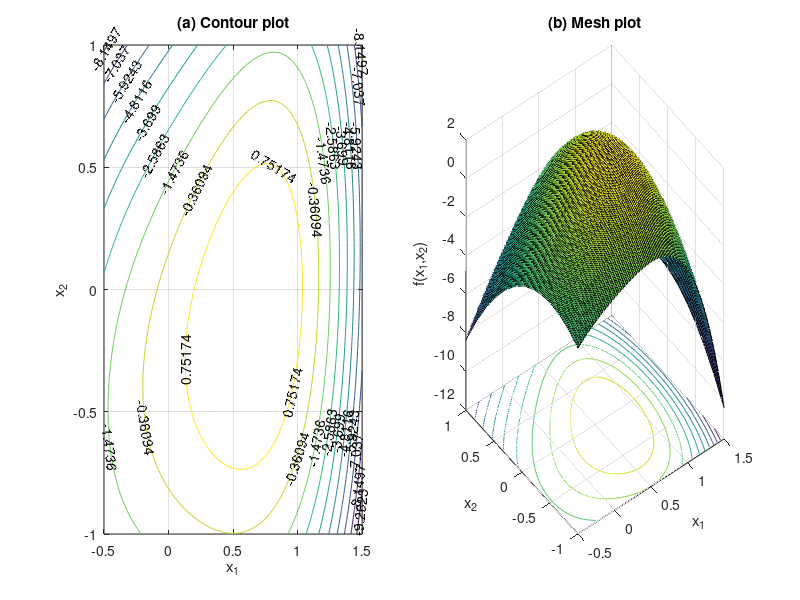

Source code (MATLAB):
clear;close;clc;

x = linspace(-0.5,1.5);y=linspace(-1,1);
[X,Y] = meshgrid(x,y);
Z=4*X-2*Y-X.^2-2*X.^4+2*X.*Y-3*Y.^2;
subplot(1,2,1);
cs=contour(X,Y,Z);clabel(cs);
xlabel('x_1');ylabel('x_2');
title('(a) Contour plot');grid;
subplot(1,2,2);
cs=surfc(X,Y,Z);
zmin=floor(min(Z));
zmax=ceil(max(Z));
xlabel('x_1');ylabel('x_2');zlabel('f(x_1,x_2)');
title('(b) Mesh plot');

f = @(x) -(4*x(1) - 2*x(2) - x(1)^2 - 2*x(1)^4 + 2*x(1)*x(2) - 3*x(2)^2);
[xmax, fval] = fminsearch(f,[0.5,-0.2]);
fprintf("xmax=(%2.4f, %2.4f), fval=%2.4f\n",xmax,-fval);
